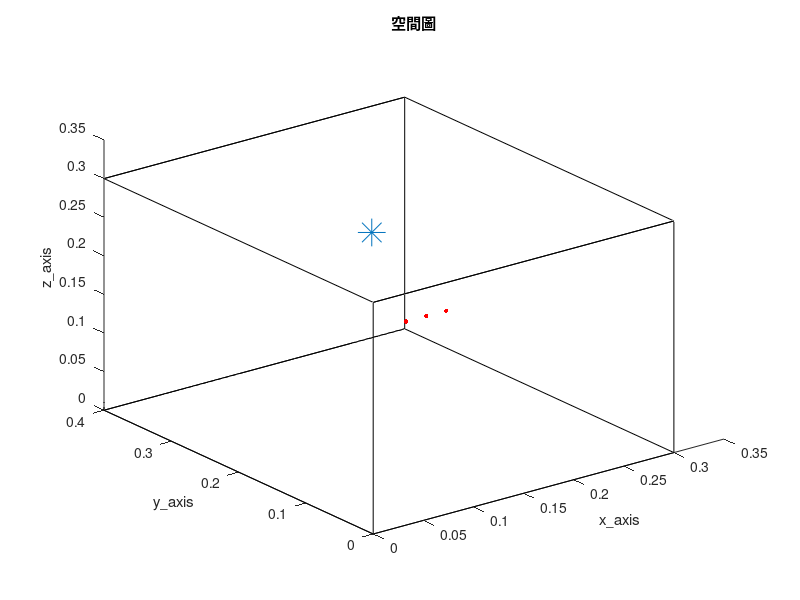

This chart was generated by the following MATLAB code: (Note: this script raises an error after producing the figure.)
clc; clear;
close all;

tic

%% RIR parameter %%
SorNum = 1;                                              % source number
%%%%%%%%%%%%%%%%%%%%%%%%%%%%%%%%%%%%%%%%%%%%%%%%%%%%%%%%%%%%%%%%%%%%%%%%%%%%%%%%%%%%%%%%%%%%%%%%%%
MicNum = 3;                                             % number of microphone
%%%%%%%%%%%%%%%%%%%%%%%%%%%%%%%%%%%%%%%%%%%%%%%%%%%%%%%%%%%%%%%%%%%%%%%%%%%%%%%%%%%%%%%%%%%%%%%%%%
c = 343;                                                 % Sound velocity (m/s)
fs = 16000;                                              % Sample frequency (samples/s)
Ts = 1/fs;                                               % Sample period (s)

% ULA %
MicStart = [0.1, 0.1, 0.2];
%%%%%%%%%%%%%%%%%%%%%%%%%%%%%%%%%%%%%%%%%%%%%%%%%%%%%%%%%%%%%%%%%%%%%%%%%%%%%%%%%%%%%%%%%%%%%%%%%%
spacing = 0.02;
%%%%%%%%%%%%%%%%%%%%%%%%%%%%%%%%%%%%%%%%%%%%%%%%%%%%%%%%%%%%%%%%%%%%%%%%%%%%%%%%%%%%%%%%%%%%%%%%%%
MicPos = zeros(MicNum, 3);
for i = 1:MicNum
    MicPos(i, :) = [MicStart(1, 1)+(i-1)*spacing, MicStart(1, 2), MicStart(1, 3)];
end

SorPos = [0.2, 0.3, 0.2];                                % source position (m)
room_dim = [0.3, 0.4, 0.3];                              % Room dimensions [x y z] (m)
%%%%%%%%%%%%%%%%%%%%%%%%%%%%%%%%%%%%%%%%%%%%%%%%%%%%%%%%%%%%%%%%%%%%%%%%%%%%%%%%%%%%%%%%%%%%%%%%%%
reverberation_time = 0.009;                               % Reverberation time (s)
points_rir = 256;                                        % Number of rir points (需比 reverberation time 還長)
%%%%%%%%%%%%%%%%%%%%%%%%%%%%%%%%%%%%%%%%%%%%%%%%%%%%%%%%%%%%%%%%%%%%%%%%%%%%%%%%%%%%%%%%%%%%%%%%%%
mtype = 'omnidirectional';                               % Type of microphone
order = -1;                                              % -1 equals maximum reflection order!
dim = 3;                                                 % Room dimension
orientation = 0;                                         % Microphone orientation (rad)
hp_filter = 1;                                           % Disable high-pass filter

% 畫空間圖 %
figure(5);
plot3( [0 room_dim(1, 1) room_dim(1, 1) 0 0 0 room_dim(1, 1) room_dim(1, 1) 0 0 room_dim(1, 1) room_dim(1, 1) 0 0 room_dim(1, 1) room_dim(1, 1)], ...
       [0 0 room_dim(1, 2) room_dim(1, 2) 0 0 0 room_dim(1, 2) room_dim(1, 2) room_dim(1, 2) room_dim(1, 2) room_dim(1, 2) room_dim(1, 2) 0 0 0], ...
       [0 0 0 0 0 room_dim(1, 3) room_dim(1, 3) room_dim(1, 3) room_dim(1, 3) 0 0 room_dim(1, 3) room_dim(1, 3) room_dim(1, 3) room_dim(1, 3) 0] , 'k')
hold on
plot3(MicPos(:, 1), MicPos(:, 2), MicPos(:, 3), 'r.', 'MarkerSize', 10)
hold on
plot3(SorPos(:, 1), SorPos(:, 2), SorPos(:, 3), '*', 'MarkerSize', 20)
hold off
xlabel('x\_axis')
ylabel('y\_axis')
zlabel('z\_axis')
title('空間圖')
shg

%% generate ground-truth RIR (h) %%
% 產生 RIR 和存.mat 檔 %
h = rir_generator(c, fs, MicPos, SorPos, room_dim, reverberation_time, points_rir, mtype, order, dim, orientation, hp_filter);
rir_filename_str = ['h\h_', string(reverberation_time), 'x', string(MicNum), 'x', string(points_rir), '.mat'];
rir_filemane = join(rir_filename_str, '');
save(rir_filemane, 'h')

% load RIR 的 .mat 檔 %
rir_filename_str = ['h\h_', string(reverberation_time), 'x', string(MicNum), 'x', string(points_rir), '.mat'];
rir_filemane = join(rir_filename_str, '');
load(rir_filemane)

look_mic = 1;
h_yaxis_upperlimit = max(h(look_mic, :)) + 0.01;
h_yaxis_underlimit = min(h(look_mic, :)) - 0.01;
% 畫 ground-truth RIR time plot %
figure(1)
plot(h(look_mic, :), 'r');
xlim([1 points_rir])
ylim([h_yaxis_underlimit h_yaxis_upperlimit])
title('h')
xlabel('points')
ylabel('amplitude')
shg

%% 讀音檔 or 產生 white noise source (source) %%
Second = 23;
SorLen =  Second*fs;

% load source %
% [source_transpose, fs] = audioread('245.wav', [1, SorLen]);    % speech source
% source = source_transpose.';

source = wgn(1, SorLen, 0);

%% RIR mix source 先在時域上 convolution 再做 stft (x and X) %%
% convolution source and RIR %
as = zeros(MicNum, points_rir+SorLen-1);
for i = 1 : MicNum
    as(i, :) = conv(h(i, :), source);
end

x = as(:, 1:SorLen);

% window parameters %
NFFT = 64;
hopsize = 16;

win = hamming(NFFT);
osfac = round(NFFT/hopsize);

frequency = NFFT/2 + 1;
L = length(hopsize:hopsize:points_rir+2*NFFT-2);

[X, ~, ~] = stft(x.', fs, Window=win, OverlapLength=NFFT-hopsize, FFTLength=NFFT, FrequencyRange='onesided');

NumOfFrame = size(X, 2);
NumOfFrame_vector = 1:1:NumOfFrame;

%% MCCTFN %%
% basic parameters %
%%%%%%%%%%%%%%%%%%%%%%%%%%%%%%%%%%%%%%%%%%%%%%%%%%%%%%%%%%%%%%%%%%%%%%%%%%%%%%%%%%%%%%%%%%%%%%%%%%
lambda = 0.999;
step_size = 0.999;
diaload_delta_weight = 1e-5;
%%%%%%%%%%%%%%%%%%%%%%%%%%%%%%%%%%%%%%%%%%%%%%%%%%%%%%%%%%%%%%%%%%%%%%%%%%%%%%%%%%%%%%%%%%%%%%%%%%

% initialize H_hat %
H_hat = zeros(MicNum, L, frequency);

% initialize cost function %
cost_fun = zeros(frequency, NumOfFrame);

% independent frequency parfor loop %
for n = 1:frequency
    % initialize R %
    R_ini_scalar = 0;
    for i = 1:MicNum
        R_ini_scalar = R_ini_scalar + flip(conj(X(n, L+1:2*L, i)))*flip(X(n, L+1:2*L, i)).'/L;
    end

    R = R_ini_scalar*eye(MicNum*L);

    % initialize error %
    error = zeros(NumOfFrame, 1);
    
    % initialize weight %
    weight = zeros(MicNum*L, 1);
    for i = 1:MicNum
        weight((i-1)*L+osfac, :) = 1;
    end

    weight = weight/norm(weight);
    
    % iteration process %
    for FrameNo = 2*L+1:NumOfFrame
        % update R %
        R_temp = zeros(MicNum*L, MicNum*L);
        dia_sum = zeros(L, L);
        for i = 1:MicNum
            for j = 1:MicNum
                R_temp((i-1)*L+1:i*L, (j-1)*L+1:j*L) = -(flip(X(n, FrameNo-L+1:FrameNo, j)).'*flip(conj(X(n, FrameNo-L+1:FrameNo, i))));
                if i == j
                    dia_sum = dia_sum + flip(X(n, FrameNo-L+1:FrameNo, j)).'*flip(conj(X(n, FrameNo-L+1:FrameNo, i)));
                end
    
            end
    
        end
    
        for i = 1:MicNum
            R_temp((i-1)*L+1:i*L, (i-1)*L+1:i*L) = R_temp((i-1)*L+1:i*L, (i-1)*L+1:i*L) + dia_sum;
        end
    
        R = lambda*R + R_temp;
  
        % update error %
        for i = 1:MicNum-1
            for j = i+1:MicNum
                error(FrameNo, :) = error(FrameNo, :) + abs(flip(conj(X(n, FrameNo-L+1:FrameNo, i)))*weight((j-1)*L+1:j*L, :) - flip(conj(X(n, FrameNo-L+1:FrameNo, j)))*weight((i-1)*L+1:i*L, :))^2;
            end
    
        end

        % update weight %
        delta_weight = inv(R-2*weight*(weight')*R-2*R*weight*(weight')+diaload_delta_weight*eye(MicNum*L))*(R_temp*weight-error(FrameNo, :)*weight);
        weight = (weight-step_size*delta_weight)/norm(weight-step_size*delta_weight);

    end
    
    % reshape and save %
    H_hat(:, :, n) = reshape(weight, [L MicNum]).';
    cost_fun(n, :) = error;
    
end

% 轉回時域 %
H_hat_forplot = zeros(frequency, L, MicNum);
for i = 1 : MicNum
    H_hat_forplot(:, :, i) = squeeze(H_hat(i, :, :)).';
end

h_hat = reconstruct_RIR_normalwindow(points_rir, NFFT, hopsize, L, win, fs, frequency, MicNum, H_hat_forplot);    % dimension = MicNum x (points_rir+(osfac-1)*hopsize)
ratio_h_hat = zeros(MicNum, 1);
for i = 1:MicNum
    ratio_h_hat(i, :) = max(abs(h(i, :)))/max(abs(h_hat(i, hopsize*(osfac-1)+1:end)));
end

h_hat = h_hat(:, hopsize*(osfac-1)+1:end).*ratio_h_hat;

% 畫圖看結果 %
figure(2)
plot(cost_fun(1, 2*L+1:end));
xlabel('update times')
title('cost function')

look_mic = 1;
figure(3)
plot(h(look_mic, :), 'r');
hold on
plot(h_hat(look_mic, :), 'b');
hold off
xlim([1 points_rir])
legend('ground-truth RIR', 'estimated RIR')
xlabel('time samples')
ylabel('amplitude')
shg

% ME %
ATF = fft(h, points_rir, 2);
ATF_estimated = fft(h_hat, points_rir, 2);
sum_norm = 0;
for i  = 1:MicNum
    norm_ATF = norm(ATF(i, :) - ATF_estimated(i, :));
    sum_norm = sum_norm + norm_ATF;
end

ME = sum_norm/MicNum;

% NRMSPM %
h_NRMSPM = reshape(h.', [MicNum*points_rir 1]);
h_hat_NRMSPM = reshape(h_hat.', [MicNum*points_rir 1]);
NRMSPM = 20*log(norm(h_NRMSPM-h_NRMSPM.'*h_hat_NRMSPM/(h_hat_NRMSPM.'*h_hat_NRMSPM)*h_hat_NRMSPM)/norm(h_NRMSPM));

toc
